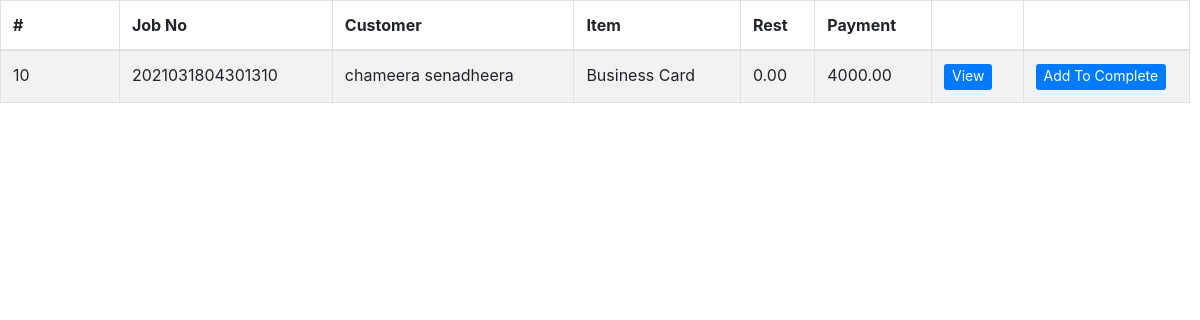
Page /tables/dispatch_table.php (signed in) on the earlier database version.
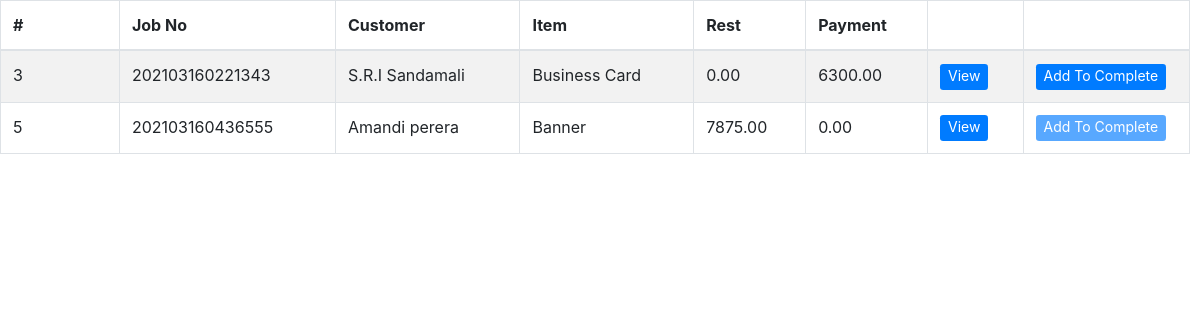
Same page on the later database version.
### tables this page shows
CREATE TABLE `jobs` (
  `id` int(11) NOT NULL,
  `job_no` varchar(100) NOT NULL,
  `customer` varchar(400) NOT NULL,
  `channel` varchar(100) NOT NULL,
  `job_type` varchar(100) NOT NULL,
  `product` varchar(100) NOT NULL,
  `category` varchar(100) NOT NULL,
  `material` varchar(64) NOT NULL,
  `size` varchar(50) NOT NULL,
  `bind` varchar(50) NOT NULL,
  `colour` text NOT NULL,
  `user_description` varchar(250) NOT NULL,
  `date` date NOT NULL,
  `quantity` decimal(10,2) NOT NULL,
  `unit_price` decimal(10,2) NOT NULL,
  `budget` decimal(10,2) NOT NULL,
  `discount` decimal(10,2) NOT NULL DEFAULT '0.00',
  `discounted` decimal(10,2) NOT NULL,
  `ad_pay_amount` decimal(10,2) NOT NULL,
  `rest` decimal(10,2) NOT NULL,
  `admin_description` varchar(250) NOT NULL,
  `state` enum('request','design','production','reject','QA','complete','dispatch') NOT NULL,
  `accepted_by` varchar(100) NOT NULL,
  `designed_by` varchar(150) NOT NULL,
  `production_by` varchar(150) NOT NULL,
  `checked_by` varchar(100) NOT NULL,
  `failed_reason` varchar(255) NOT NULL,
  `cash` decimal(10,2) NOT NULL,
  `change_amt` decimal(10,2) NOT NULL,
  `payment` decimal(10,2) NOT NULL,
  `dispatch_day` varchar(100) NOT NULL,
  `dispatch_year` varchar(10) NOT NULL,
  `dispatch_month` varchar(10) NOT NULL,
  `dispatched_by` varchar(150) NOT NULL
);

### tables/dispatch_table.php (the view, shortened to what this page needs)
<!DOCTYPE html>
<html>
<head>
</head>
<body>
      <?php
       require '../include/config.php';
       $view_status ="dispatch";
      if(isset($_POST["query"]))
      {
         $search =$_POST["query"];
         $query = "SELECT * FROM jobs WHERE state='$view_status' AND id LIKE '%".$search."%' ";
      }
      else
      {
         $query = "SELECT * FROM jobs WHERE state='$view_status'";
      }
      $result = mysqli_query($conn ,$query);
      if(mysqli_num_rows($result)>0)
      {
        ?>
     <div class="tablealign">
     <?php include('../include/head.php'); ?>
      <table id="example" class="table table-striped table-bordered" style="width:100%">
       <thead>
        <tr>
         <th>#</th>
         <th>Job No</th>
         <th>Customer</th>
         <th>Item</th>
         <th>Rest</th>
         <th>Payment</th>
         <th></th>
         <th style="width: 14%;"></th>
        </tr>
       </thead>
       <tbody>
       <?php
       while($row = mysqli_fetch_array($result))
       {
        echo '
        <tr>
         <td style="width: 10%;">'.$row["id"].'</td>
         <td>'.$row["job_no"].'</td>
         <td>'.$row["customer"].'</td>
         <td>'.$row["product"].'</td>
         <td>'.$row["rest"].'</td>
         <td>'.$row["payment"].'</td>
         <td><button type="button" id="'.$row["id"].'" name="'.$row["id"].'" class="btn btn-primary btn-sm view_data" data-toggle="modal" data-target="#myModaldispatch" style="border: 0px; color: #ffffff; font-size: 14px; padding-top: 1px;">View</button></td>';
        if($row["payment"]>=$row["rest"]){
          echo  '<td><button type="button"  onclick="addcomplete('.$row["id"].')" class="btn btn-primary btn-sm" style="border: 0px; color: #ffffff; font-size: 14px; padding-top: 1px;">Add To Complete</button></td>';
        }
        else {
          echo  '<td><button type="button"  onclick="addcomplete('.$row["id"].')" class="btn btn-primary btn-sm tooltip" style="border: 0px; color: #ffffff; font-size: 14px; padding-top: 1px;" disabled>Add To Complete</button></td>';
        }
        echo '</tr>';
       }
       ?>
       </tbody>
      </table>
    </div>
       <?php
      }
      else
      {
       echo 'Data Not Found';
      }
      ?>
  </body>
  </html>

Differences in the rows shown:
no longer on this page (row edited): jobs: id "10", job_no "2021031804301310", customer "chameera senadheera", product "Business Card", rest "0.00", payment "4000.00"
now on this page (row edited): jobs: id "3", job_no "202103160221343", customer "S.R.I Sandamali", product "Business Card", rest "0.00", payment "6300.00"
now on this page (row edited): jobs: id "5", job_no "202103160436555", customer "Amandi perera", product "Banner", rest "7875.00", payment "0.00"
